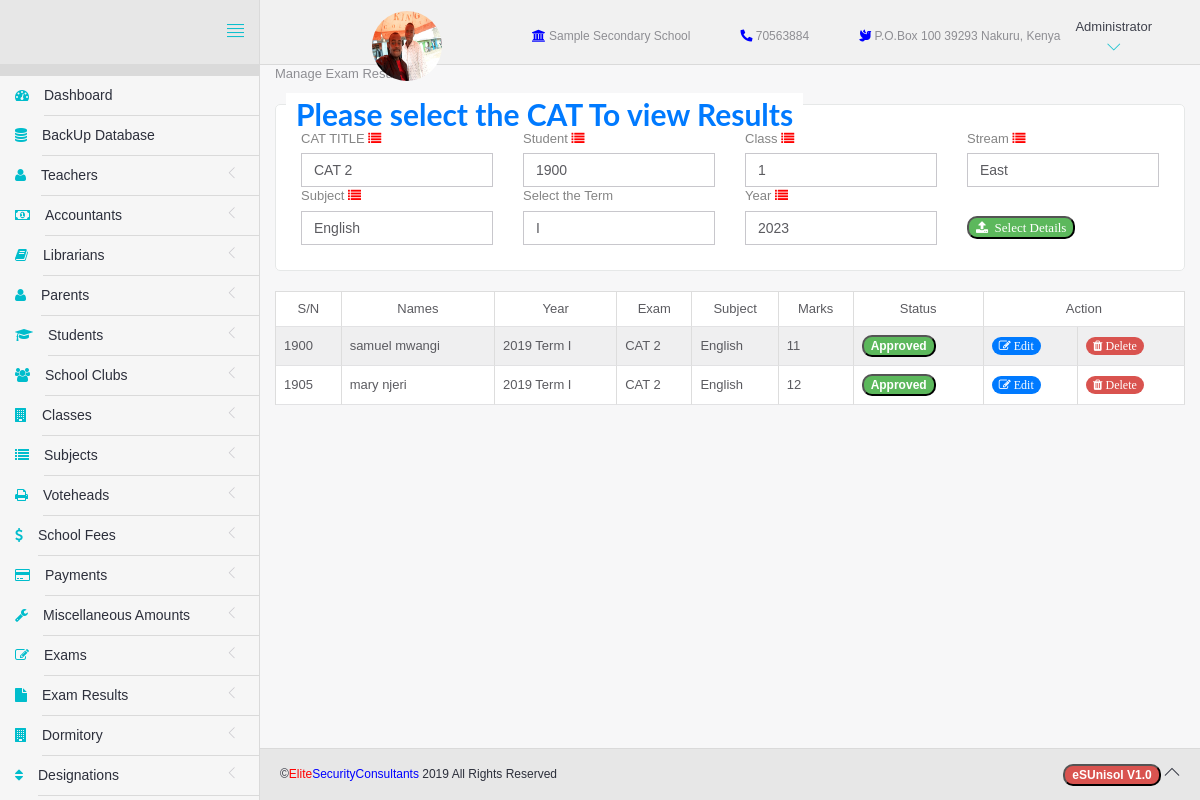
Page /manageCats.php (signed in) on the committed database.
### tables this page shows
CREATE TABLE `settings` (
  `id` int(11) NOT NULL,
  `sName` varchar(100) NOT NULL,
  `Image` varchar(100) NOT NULL DEFAULT '0',
  `Phone` int(15) NOT NULL,
  `pBox` int(11) NOT NULL,
  `pCode` int(11) NOT NULL,
  `pCity` varchar(25) NOT NULL,
  `bName` varchar(30) NOT NULL DEFAULT '-',
  `aNumber` varchar(20) NOT NULL DEFAULT '-',
  `sReceipt` varchar(20) NOT NULL,
  `dWatermark` int(11) NOT NULL DEFAULT '0'
);

CREATE TABLE `catresults` (
  `id` int(11) NOT NULL,
  `exam` varchar(5) NOT NULL,
  `term` varchar(4) NOT NULL,
  `Class` varchar(10) NOT NULL,
  `Stream` varchar(20) NOT NULL,
  `Year` int(4) NOT NULL,
  `studentReg` int(11) NOT NULL,
  `subject` varchar(45) NOT NULL,
  `marks` int(11) NOT NULL,
  `status` int(11) NOT NULL DEFAULT '0'
);

CREATE TABLE `student` (
  `id` int(11) NOT NULL,
  `names` varchar(60) NOT NULL,
  `parent` varchar(50) NOT NULL,
  `class` varchar(15) NOT NULL,
  `stream` varchar(10) NOT NULL,
  `regNo` varchar(10) NOT NULL,
  `Birthday` varchar(10) NOT NULL,
  `Year` varchar(5) NOT NULL,
  `gender` varchar(6) NOT NULL,
  `dorm` varchar(15) NOT NULL,
  `photo` varchar(15) NOT NULL,
  `fees` int(11) NOT NULL,
  `balance` int(11) NOT NULL,
  `status` int(11) NOT NULL
);

### Database.php (called while the page is built, shortened)
<?php
class Database{
  private $host=DB_HOST;
  private $user=DB_USER;
  private $password=DB_PASSWORD;
  private $database=DB_NAME;
  private $connection;
  private $stmt;
  public function __construct(){
    $dsn='mysql:host=' .$this->host . ';dbname=' . $this->database;
    $options=array(
      PDO::ATTR_PERSISTENT => true,
      PDO::ATTR_ERRMODE =>PDO::ERRMODE_EXCEPTION
    );
    try{
      $this->connection=new PDO($dsn, $this->user, $this->password,$options);
    }catch(PDOException $e){
      $this->error=$e->getMessage().PHP_EOL;
    }
  }
  public function query($sql){
    $this->stmt= $this->connection->prepare($sql);
  }
  public function execute(){
    return $this->stmt->execute();
  }
  public function resultSet(){
    $this->execute();
    return $this->stmt->fetchAll(PDO::FETCH_OBJ);
  }
  public function rowCount(){
    return $this->stmt->rowCount();
  }
  public function fetchColumn(){
    return $this->stmt->fetchColumn();
  }
  public function bind($param,$value,$type=null){
    if(is_null($type)){
      switch(true){
        case is_int($value):
          $type=PDO::PARAM_INT;
          break;
        default:
          $type=PDO::PARAM_STR;
      }
    }
  $this->stmt->bindValue($param,$value,$type);
}
public function getName($reg){
 $this->query("SELECT names FROM student WHERE regNo=:regNo");
 $this->bind(':regNo',$reg);
 $this->execute();
 return $this->fetchColumn();
}
public function displayTable($table){
  $this->query("SELECT * FROM ".$table." ORDER BY id ASC");
  $results=$this->resultSet();
  return $results;
}
public function displayApproved($table){
  $this->query("SELECT * FROM ".$table." WHERE status=:STAT");
  $this->bind(':STAT',1);
  $results=$this->resultSet();
  return $results;
}
}

### manageCats.php (the view, shortened to what this page needs)
<?php
require_once('Database.php');
if(isset($_SESSION['role'])){
	include('head.php');
?>
	<body>
		<div id="app">
<?php
if($_SESSION['role']=="Administrator"){
	include('include/sidebar.php');
}else if($_SESSION['role']=="teacher"){
	include('include/tsidebar.php');
}else if($_SESSION['role']=="Accountant"){
	include('include/asidebar.php');
}else{
	echo "";
}
?>
			<div class="app-content">
						<?php include('include/header.php');?>
				<div class="main-content" >
					<div class="wrap-content container" id="container">
            Manage Exam Results
						<form method="POST" action="manageCats.php">
							<fieldset>
								<legend style="font-size:30px;"><strong>Please select the CAT To view Results</strong></legend>
								<div class="row">
									<div class="col-sm-3">
										<label for="Subject" class="label-control">CAT TITLE</label>&nbsp;<i class="fa fa-list" style="color:red"></i>
										<select name="exam" class="form-control">
											<?php $database=new Database();
											$results=$database->displayApproved('cats');
											foreach ($results as $key) {
											?>
											<option><?php echo $key->catName;?></option>
										<?php }?>
										</select>
									</div>
									<div class="col-sm-3">
										<label for="Subject" class="label-control">Student</label>&nbsp;<i class="fa fa-list" style="color:red"></i>
										<select name="student" class="form-control">
											<?php $database=new Database();
											$results=$database->displayApproved('student');
											foreach ($results as $key) {
											?>
											<option><?php echo $key->regNo;?></option>
										<?php }?>
										</select>
									</div>
									<div class="col-sm-3">
										<label for="Subject" class="label-control">Class</label>&nbsp;<i class="fa fa-list" style="color:red"></i>
										<select name="class" class="form-control">
											<?php $database=new Database();
											$results=$database->displayApproved('classes');
											foreach ($results as $key) {
											?>
											<option><?php echo $key->form;?></option>
										<?php }?>
										</select>
									</div>
									<div class="col-sm-3">
										<label for="Subject" class="label-control">Stream</label>&nbsp;<i class="fa fa-list" style="color:red"></i>
										<select name="stream" class="form-control">
											<?php $database=new Database();
											$results=$database->displayApproved('stream');
											foreach ($results as $key) {
											?>
											<option><?php echo $key->streamName;?></option>
										<?php }?>
										</select>
									</div>
									<div class="col-sm-3">
										<label for="Subject" class="label-control">Subject</label>&nbsp;<i class="fa fa-list" style="color:red"></i>
										<select name="subject" class="form-control">
											<?php $database=new Database();
											$results=$database->displayApproved('subject');
											foreach ($results as $key) {
											?>
											<option><?php echo $key->subjectName;?></option>
										<?php }?>
										</select>
									</div>
									<div class="col-sm-3">
										<label for="term" class="label-control">Select the Term</label>
										<select name="term" class="form-control">
											<option><?php echo " I";?></option>
										</select>
									</div>
									<div class="col-sm-3">
										<label for="Subject" class="label-control">Year</label>&nbsp;<i class="fa fa-list" style="color:red"></i>
										<select name="year" class="form-control">
											<option><?php echo "2023"?></option>
										</select>
									</div>
									<div class="col-sm-3">
										<br>
										<button class="badge badge-success fa fa-upload" style="margin-top:10px;" name="sub">&nbsp;&nbsp;Select Details</button>
									</div>
								</div>
							</fieldset>
						</form>
            <div class="table table-responsive">
    					<table class="table table-striped table-codensed table-hover table-bordered">
    						<thead class="text-center">
    							<tr>
										<td>S/N</td>
										<td>Names</td>
    								<td>Year</td>
    								<td>Exam</td>
    								<td>Subject</td>
    								<td>Marks</td>
    								<td>Status</td>
    								<td colspan="3">Action</td>
    							</tr>
    						</thead>
    						<tbody>
								<tr>
									<?php
									$database=new Database();
									if($_SESSION['exam']=="" || $_SESSION['student']=="" || $_SESSION['class']=="" || $_SESSION['stream']==""){
										$database->query("SELECT * FROM catresults ORDER BY id ASC");
									}
								  $results=$database->resultSet();
									if($database->rowCount()==0){
										echo "<div class='alert alert-danger'id='alert'>
											<strong>No record Found!!</strong>
										</div>";
										unset($_SESSION['exam']);
										unset($_SESSION['student']);
										unset($_SESSION['class']);
										unset($_SESSION['stream']);
									}else{
									foreach ($results as $key) {
									?>
											<td><?php echo $key->studentReg;?></td>
											<td><?php
											$db=new Database();
											$names=$db->getName($key->studentReg);
											echo $names;
											?></td>
											<td><?php echo $key->Year." Term ".$key->term?></td>
											<td><?php echo $key->exam;?></td>
											<td><?php echo $key->subject;?></td>
											<td><?php echo $key->marks;?></td>
										<td><?php
										if($key->status==0){
											echo "<button class='badge badge-danger'>Cancelled</button>";
										}else{
												echo "<button class='badge badge-success'>Approved</button>";
										}
										?></td>
										<td><?php 	echo "<a href='editCResults.php?Edit={$key->id}' class='badge badge-primary'><i class='fa fa-edit'>&nbsp;Edit</i></a>";?></td>
										<td><?php 	echo "<a href='manageCats.php?Delete={$key->id}' class='badge badge-danger'><i class='fa fa-trash'>&nbsp;Delete</i></a>";?></td>
										</tr>
								<?php }}?>
    						 </tbody>
    					 </table>
    				</div>
					</div>
				</div>
			</div>
	<?php include('include/footer.php');?>
		</div>
	</body>
</html>
<?php }else{
	header("location: index.php");
}

### include/header.php (shortened to what this page needs)
<!DOCTYPE html>
<head>
</head>
<header class="navbar navbar-default navbar-static-top" style="font-size:12px">
					<div class="navbar-header">
						<a href="#" class="sidebar-toggler pull-right visible-md visible-lg" data-toggle-class="app-sidebar-closed" data-toggle-target="#app">
							<i class="ti-align-justify"></i>
						</a>
					</div>
					<div class="navbar-collapse collapse">
						<ul class="nav navbar-right">
							<?php
							$database=new Database();
							$results=$database->displayTable('settings');
							foreach ($results as $key) {
							?><li>
				     	<h6 style="color:red;line-height:50px;padding-right:90px"><img src="<?php echo "assets/images/".$key->Image;?>" width="70px" height="70px" style="border-radius:35px;float:left"></h6>
							</li>
							<li>
									<span style="line-height:70px;padding-left:00px;"><i class="fa fa-university" style="color:blue"></i>&nbsp;<?php echo $key->sName;?></span>
							</li>
							<li>
									<span style="line-height:70px;padding-left:50px;"><i class="fas fa-phone-alt" style="color:blue"></i>&nbsp;<?php echo $key->Phone;?></span>
							</li>
							<li>
									<span style="line-height:70px;padding-left:50px;"><i class="fas fa-dove" style="color:blue"></i>&nbsp;<?php echo "P.O.Box ".$key->pBox." ".$key->pCode." ".$key->pCity.", Kenya";?></span>
							</li>
								<?php } ?>
							<li class="dropdown current-user" style="padding-left:0px;line-height:70px">
								<a href class="dropdown-toggle" data-toggle="dropdown">
									<?php
									echo $_SESSION['role'];?>
									<i class="ti-angle-down"></i></i></span>
								</a>
							</li>
						</ul>
					</div>
				</header>

### assets/css/themes/theme-4.css (style rules this page uses)
body { background: -o-linear-gradient(blue,red) }
header .navbar-header { background: #E7E7E7 !important; border-right-color: #DADADA !important; border-bottom-color: #DADADA !important; }
header .navbar-header .sidebar-toggler, header .navbar-header .sidebar-mobile-toggler { color: #00BDCC !important; }
header .navbar-collapse { background: #F1F1F1 !important; border-bottom-color: #DADADA !important; box-shadow: none !important; }
header .navbar-collapse .navbar-right > li > a { color: #2c2f3b; }
header .navbar-collapse .navbar-right > li > a i { color: #00BDCC !important; }

### rows in the picture
settings: Image (picture), sName "Sample Secondary School", Phone "70563884", pBox "100", pCode "39293", pCity "Nakuru"
catresults: studentReg "1900", studentReg.names "samuel mwangi", Year "2019", term "I", exam "CAT 2", subject "English", marks "11", status "Approved"
catresults: studentReg "1905", studentReg.names "mary njeri", Year "2019", term "I", exam "CAT 2", subject "English", marks "12", status "Approved"

### other values in the picture
$_SESSION['role'] "Administrator"
form field exam "CAT 2"
form field student "1900"
form field class "1"
form field stream "East"
form field subject "English"
